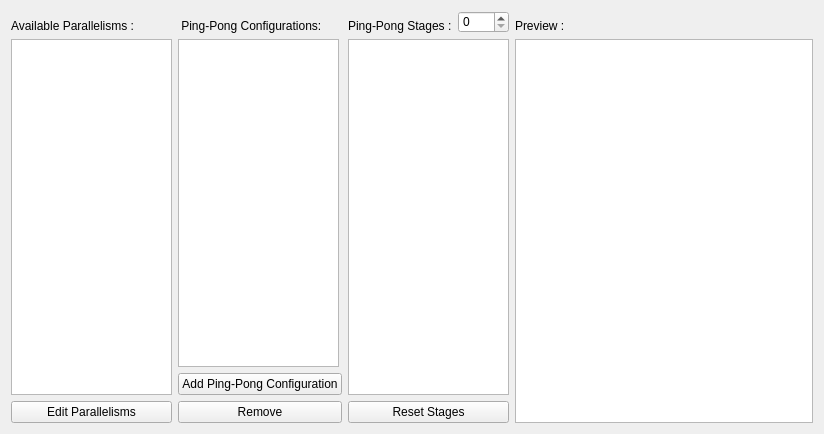
<?xml version="1.0" encoding="UTF-8"?>
<ui version="4.0">
 <class>Form</class>
 <widget class="QWidget" name="Form">
  <property name="geometry">
   <rect>
    <x>0</x>
    <y>0</y>
    <width>824</width>
    <height>434</height>
   </rect>
  </property>
  <property name="windowTitle">
   <string>Form</string>
  </property>
  <layout class="QHBoxLayout" name="horizontalLayout_4">
   <item>
    <layout class="QVBoxLayout" name="verticalLayout">
     <item>
      <widget class="QLabel" name="availableParallelismsLabel">
       <property name="sizePolicy">
        <sizepolicy hsizetype="Fixed" vsizetype="Fixed">
         <horstretch>0</horstretch>
         <verstretch>0</verstretch>
        </sizepolicy>
       </property>
       <property name="minimumSize">
        <size>
         <width>151</width>
         <height>22</height>
        </size>
       </property>
       <property name="maximumSize">
        <size>
         <width>151</width>
         <height>22</height>
        </size>
       </property>
       <property name="text">
        <string>Available Parallelisms :</string>
       </property>
       <property name="alignment">
        <set>Qt::AlignBottom|Qt::AlignLeading|Qt::AlignLeft</set>
       </property>
      </widget>
     </item>
     <item>
      <widget class="QListWidget" name="parallelism">
       <property name="sizePolicy">
        <sizepolicy hsizetype="Fixed" vsizetype="Expanding">
         <horstretch>0</horstretch>
         <verstretch>0</verstretch>
        </sizepolicy>
       </property>
       <property name="minimumSize">
        <size>
         <width>161</width>
         <height>192</height>
        </size>
       </property>
       <property name="maximumSize">
        <size>
         <width>161</width>
         <height>16777215</height>
        </size>
       </property>
      </widget>
     </item>
     <item>
      <widget class="QPushButton" name="parallelism_edit">
       <property name="minimumSize">
        <size>
         <width>161</width>
         <height>22</height>
        </size>
       </property>
       <property name="maximumSize">
        <size>
         <width>161</width>
         <height>22</height>
        </size>
       </property>
       <property name="toolTip">
        <string/>
       </property>
       <property name="text">
        <string>Edit Parallelisms</string>
       </property>
      </widget>
     </item>
    </layout>
   </item>
   <item>
    <layout class="QVBoxLayout" name="executionStyleLayout">
     <item>
      <widget class="QLabel" name="ping_pong_config_label">
       <property name="sizePolicy">
        <sizepolicy hsizetype="Fixed" vsizetype="Fixed">
         <horstretch>0</horstretch>
         <verstretch>0</verstretch>
        </sizepolicy>
       </property>
       <property name="minimumSize">
        <size>
         <width>161</width>
         <height>22</height>
        </size>
       </property>
       <property name="maximumSize">
        <size>
         <width>161</width>
         <height>22</height>
        </size>
       </property>
       <property name="text">
        <string> Ping-Pong Configurations:</string>
       </property>
       <property name="alignment">
        <set>Qt::AlignBottom|Qt::AlignLeading|Qt::AlignLeft</set>
       </property>
      </widget>
     </item>
     <item>
      <widget class="QListWidget" name="ping_pong_config">
       <property name="sizePolicy">
        <sizepolicy hsizetype="Fixed" vsizetype="Expanding">
         <horstretch>0</horstretch>
         <verstretch>0</verstretch>
        </sizepolicy>
       </property>
       <property name="minimumSize">
        <size>
         <width>161</width>
         <height>192</height>
        </size>
       </property>
       <property name="maximumSize">
        <size>
         <width>161</width>
         <height>16777215</height>
        </size>
       </property>
      </widget>
     </item>
     <item>
      <widget class="QPushButton" name="add_ping_pong_config">
       <property name="toolTip">
        <string>Add a new Ping-Pong Configuration based on selected Parallelism</string>
       </property>
       <property name="text">
        <string>Add Ping-Pong Configuration</string>
       </property>
      </widget>
     </item>
     <item>
      <widget class="QPushButton" name="remove_ping_pong_config">
       <property name="toolTip">
        <string>Removes the selected Ping-Pong Configuration</string>
       </property>
       <property name="text">
        <string>Remove</string>
       </property>
      </widget>
     </item>
    </layout>
   </item>
   <item>
    <layout class="QVBoxLayout" name="verticalLayout_3">
     <item>
      <layout class="QHBoxLayout" name="horizontalLayout">
       <item>
        <widget class="QLabel" name="label_13">
         <property name="sizePolicy">
          <sizepolicy hsizetype="Minimum" vsizetype="Fixed">
           <horstretch>0</horstretch>
           <verstretch>0</verstretch>
          </sizepolicy>
         </property>
         <property name="minimumSize">
          <size>
           <width>90</width>
           <height>22</height>
          </size>
         </property>
         <property name="maximumSize">
          <size>
           <width>200</width>
           <height>22</height>
          </size>
         </property>
         <property name="text">
          <string>Ping-Pong Stages :</string>
         </property>
         <property name="alignment">
          <set>Qt::AlignBottom|Qt::AlignLeading|Qt::AlignLeft</set>
         </property>
        </widget>
       </item>
       <item>
        <widget class="QSpinBox" name="ping_pong_stage_count">
         <property name="sizePolicy">
          <sizepolicy hsizetype="Fixed" vsizetype="Fixed">
           <horstretch>0</horstretch>
           <verstretch>0</verstretch>
          </sizepolicy>
         </property>
         <property name="minimumSize">
          <size>
           <width>51</width>
           <height>22</height>
          </size>
         </property>
         <property name="maximumSize">
          <size>
           <width>51</width>
           <height>22</height>
          </size>
         </property>
        </widget>
       </item>
      </layout>
     </item>
     <item>
      <widget class="QListWidget" name="ping_pong_stages">
       <property name="sizePolicy">
        <sizepolicy hsizetype="Fixed" vsizetype="Expanding">
         <horstretch>0</horstretch>
         <verstretch>0</verstretch>
        </sizepolicy>
       </property>
       <property name="minimumSize">
        <size>
         <width>161</width>
         <height>192</height>
        </size>
       </property>
       <property name="maximumSize">
        <size>
         <width>161</width>
         <height>16777215</height>
        </size>
       </property>
      </widget>
     </item>
     <item>
      <widget class="QPushButton" name="ping_pong_stages_reset">
       <property name="sizePolicy">
        <sizepolicy hsizetype="Fixed" vsizetype="Fixed">
         <horstretch>0</horstretch>
         <verstretch>0</verstretch>
        </sizepolicy>
       </property>
       <property name="minimumSize">
        <size>
         <width>161</width>
         <height>22</height>
        </size>
       </property>
       <property name="maximumSize">
        <size>
         <width>161</width>
         <height>22</height>
        </size>
       </property>
       <property name="text">
        <string>Reset Stages</string>
       </property>
      </widget>
     </item>
    </layout>
   </item>
   <item>
    <layout class="QVBoxLayout" name="verticalLayout_5">
     <item>
      <widget class="QLabel" name="previewLabel">
       <property name="sizePolicy">
        <sizepolicy hsizetype="Minimum" vsizetype="Fixed">
         <horstretch>0</horstretch>
         <verstretch>0</verstretch>
        </sizepolicy>
       </property>
       <property name="minimumSize">
        <size>
         <width>192</width>
         <height>22</height>
        </size>
       </property>
       <property name="maximumSize">
        <size>
         <width>16777215</width>
         <height>22</height>
        </size>
       </property>
       <property name="text">
        <string>Preview :</string>
       </property>
       <property name="alignment">
        <set>Qt::AlignBottom|Qt::AlignLeading|Qt::AlignLeft</set>
       </property>
      </widget>
     </item>
     <item>
      <layout class="QHBoxLayout" name="horizontalLayout_2">
       <item>
        <widget class="QTableWidget" name="parallelism_view">
         <property name="sizePolicy">
          <sizepolicy hsizetype="Expanding" vsizetype="Expanding">
           <horstretch>0</horstretch>
           <verstretch>0</verstretch>
          </sizepolicy>
         </property>
         <property name="minimumSize">
          <size>
           <width>0</width>
           <height>0</height>
          </size>
         </property>
         <property name="maximumSize">
          <size>
           <width>16777215</width>
           <height>16777215</height>
          </size>
         </property>
         <property name="editTriggers">
          <set>QAbstractItemView::NoEditTriggers</set>
         </property>
         <property name="tabKeyNavigation">
          <bool>false</bool>
         </property>
         <attribute name="horizontalHeaderVisible">
          <bool>false</bool>
         </attribute>
         <attribute name="horizontalHeaderDefaultSectionSize">
          <number>30</number>
         </attribute>
         <attribute name="horizontalHeaderHighlightSections">
          <bool>false</bool>
         </attribute>
         <attribute name="horizontalHeaderMinimumSectionSize">
          <number>30</number>
         </attribute>
         <attribute name="verticalHeaderVisible">
          <bool>false</bool>
         </attribute>
         <attribute name="verticalHeaderDefaultSectionSize">
          <number>20</number>
         </attribute>
         <attribute name="verticalHeaderHighlightSections">
          <bool>false</bool>
         </attribute>
         <attribute name="verticalHeaderMinimumSectionSize">
          <number>20</number>
         </attribute>
        </widget>
       </item>
      </layout>
     </item>
    </layout>
   </item>
  </layout>
 </widget>
 <resources/>
 <connections/>
</ui>
